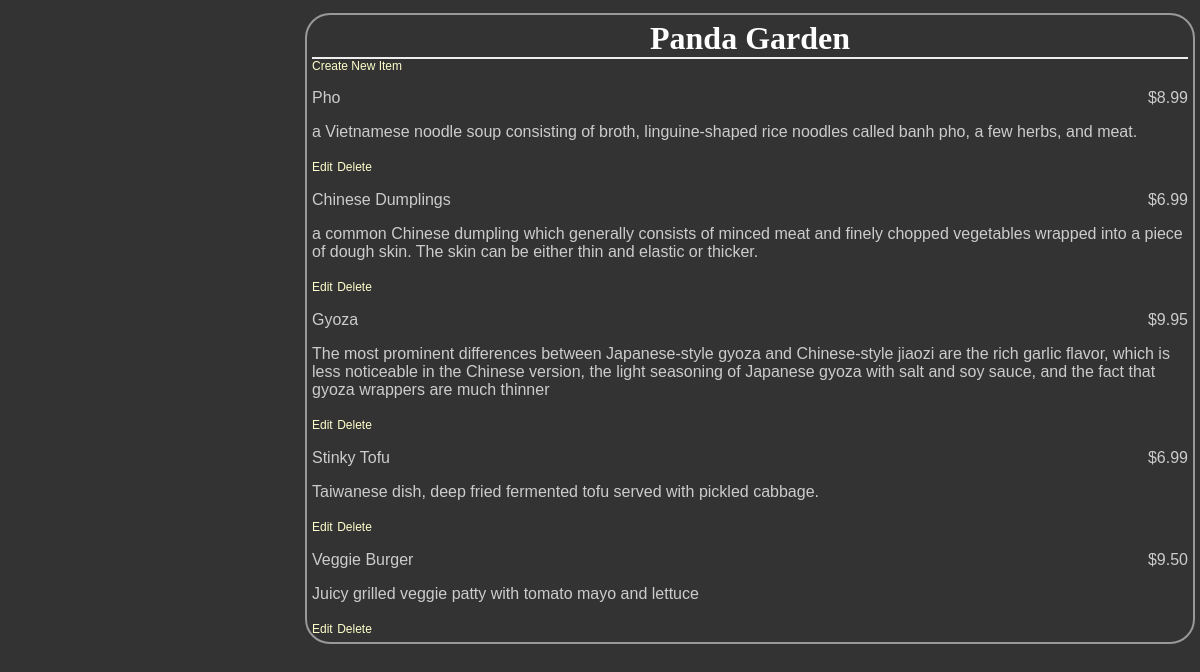
Page /restaurants/4/ on the earlier database version.
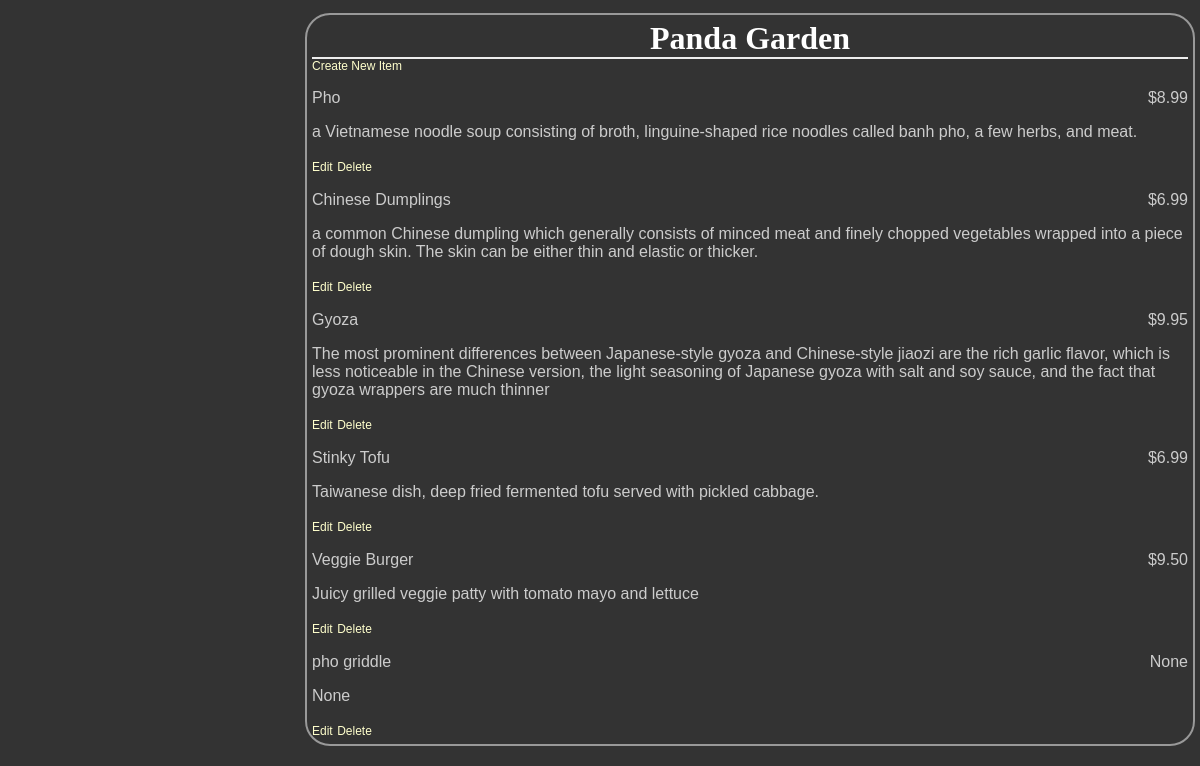
Same page on the later database version.
### database_setup.py (models this page shows)
class Restaurant(Base):
    __tablename__ = 'restaurant'
    name = Column(String(80), nullable = False)
    id = Column(Integer, primary_key = True)

class MenuItem(Base):
    __tablename__ = 'menu_item'
    name = Column(String(80), nullable = False)
    id = Column(Integer, primary_key = True)
    course = Column(String(250))
    description = Column(String(250))
    price = Column(String(8))
    restaurant_id = Column(Integer, ForeignKey('restaurant.id'))
    restaurant = relationship(Restaurant)

### project.py (the view)
@app.route('/')
@app.route('/restaurants/<int:restaurant_id>/')
def restaurantMenu(restaurant_id):
    restaurant = session.query(Restaurant).filter_by(id=restaurant_id).one()
    items = session.query(MenuItem).filter_by(restaurant_id=restaurant.id)
    return render_template('menu.html', restaurant=restaurant, items=items)

### templates/menu.html (shortened to what this page needs)
<html>
<head>
	<link rel=stylesheet type=text/css href="{{ url_for('static', filename='styles.css') }}">
	</head>
	<body>
	<div class = 'pane'>
		<div class = 'header'>
		<h1>{{ restaurant.name }}</h1>
	</div>
	<a href = '{{url_for('newMenuItem', restaurant_id = restaurant.id) }}'>Create New Item</a>
		{% for i in items %}
    <div class = 'nameAndPrice'>
		<span class = 'name'><p>{{i.name}}</p></span>
		<span class = 'price'>
		<p>{{i.price}} </p>
	</span>
	</div>
	<div class = 'description'>
		<p>{{i.description}}</p>
	</div>
	<div class = "editdeletepane">
	<a href='{{url_for('editMenuItem',restaurant_id = restaurant.id, menu_id=i.id)}}' >Edit</a>
	<a href='{{url_for('deleteMenuItem', restaurant_id = restaurant.id, menu_id=i.id)}}' >
	Delete</a>
	</div>
		{% endfor %}
</div>
	</body>
</html>

### static/styles.css (style rules this page uses)
body { font-family: sans-serif; background-color: #333333 }
h1, h2, h3, h4 { color: #ffffff; }
h1, h2 { font-family: 'georgia', serif; margin: 0; }
h1 { border-bottom: 2px solid #eee; }
p, dd, dt { color: #cccccc; }
a { text-decoration: none; color: #ffffcc; font-size: .75em; }
.pane { position: absolute; left: 25%; border: 2px solid; border-radius: 25px; padding: 5px; margin: 5px; border-color: #999999; background-color: #333333 }
.header { left: 50%; text-align: center; }
.name { width: 50%; display: inline-block; float: left; }
.price { text-align: right; width: 50%; float: right; }

Differences in the rows shown:
added MenuItem: name "pho griddle", price "None", description "None"
